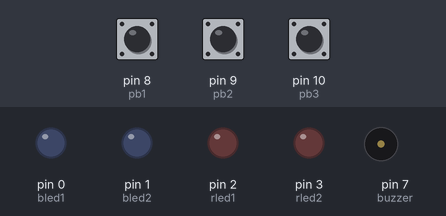
Simulated run of this sketch. Board: Arduino Uno, built with avr-gcc and run on an emulated ATmega328P. On the bench: output pins drawn as LEDs (lit = HIGH), buzzer (waves = sounding). The test bench sets the inputs (shaded band); at power-on: pin 8 (pb1) HIGH, pin 9 (pb2) HIGH, pin 10 (pb3) HIGH.

Above: at 1.2 s.
1.3 s: pin 8 (pb1) pulled LOW for 0.15 s
At 2.1 s:
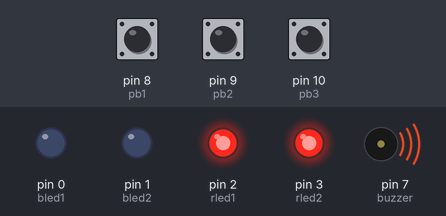
4.4 s: pin 9 (pb2) pulled LOW for 3.2 s
At 5.9 s:
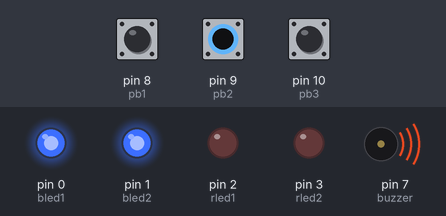
9.1 s: pin 10 (pb3) pulled LOW for 1 s
At 10.1 s:
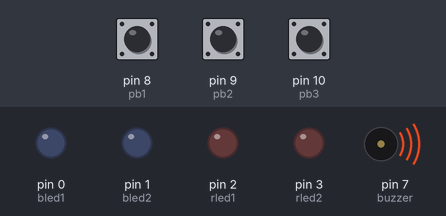
11.6 s: pin 8 (pb1) pulled LOW for 1 s
At 15.5 s:
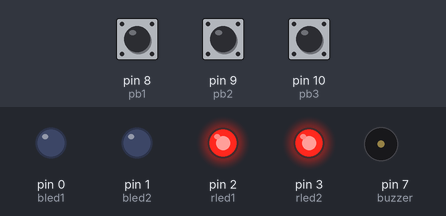
15.6 s: pin 9 (pb2) pulled LOW for 1 s
At 16.1 s:
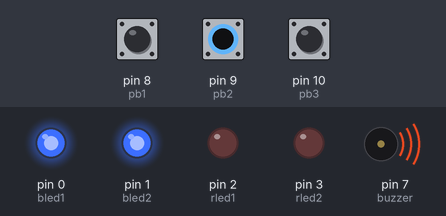
Timing chart, 0 to 19.1 s (numbered marks = the images above; inputs shaded):
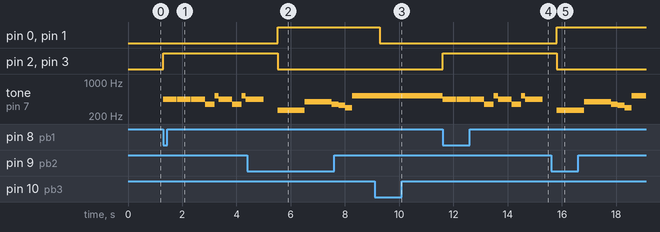

Measured:
- after the input at 1.3 s, pin 2 (rled1), pin 3 (rled2): LOW → HIGH at once; tone on pin 7 (buzzer): plays 440 Hz for 0.50 s, 440 Hz for 0.50 s, 440 Hz for 0.50 s, 349 Hz for 0.35 s, 523 Hz for 0.15 s, 440 Hz for 0.50 s … (9 notes in this stretch), starting at once
- after the input at 4.4 s, pin 0 (bled1), pin 1 (bled2): LOW → HIGH after 1.1 s; pin 2 (rled1), pin 3 (rled2): HIGH → LOW after 1.1 s
- after the input at 9.1 s, pin 0 (bled1), pin 1 (bled2): HIGH → LOW after 0.19 s; tone on pin 7 (buzzer): stops changing and stays 523 Hz
- after the input at 11.6 s, pin 2 (rled1), pin 3 (rled2): LOW → HIGH at once; tone on pin 7 (buzzer): plays 440 Hz for 0.50 s, 440 Hz for 0.50 s, 440 Hz for 0.50 s, 349 Hz for 0.35 s, 523 Hz for 0.15 s, 440 Hz for 0.50 s … (9 notes in this stretch), starting at once
- after the input at 15.6 s, pin 0 (bled1), pin 1 (bled2): LOW → HIGH after 0.22 s; pin 2 (rled1), pin 3 (rled2): HIGH → LOW after 0.22 s

The sketch:

N_11.ino
```cpp
#define C4 262
#define D4 294
#define E4 330
#define F4 349
#define G4 392
#define G4S 415
#define A4 440
#define A4S 466
#define B4 494
#define C5 523
#define C5S 554
#define D5 587
#define D5S 622
#define E5 659
#define F5 698
#define F5S 740
#define G5 784
#define G5S 830
#define A5 880

/*
THE STAR WARS WAR  - G1 MSE611
*/
int pb1 = 8;
int pb2 = 9;
int pb3 = 10;
int buzzer = 7;
int rled1 = 2;
int rled2 = 3;
int bled1 = 0;
int bled2 = 1;
int bFlag = 0;

int jediN[16] = {C4, G4, F4, E4, D4, C5, G4, F4, E4, D4, C5, G4, F4, E4, F4, D4};
int delayJ[16] = { 1000, 1000, 250, 250, 250, 1000, 500, 250, 250, 250, 1000, 500, 250, 250, 250, 2000};

int marchN[42] = {A4, A4, A4, F4, C5, A4, F4, C5, A4, E5, E5, E5, F5, C5, G4S, F4, C5, A4,// 1ST SECTION
A5, A4, A4, A5, G5S, G5, F5S, F5, F5S, A4S, D5S, D5, C5S, C5, B4, C5,// 2ND SECTION

F4, G4S, F4, C5, A4, F4, C5, A4// END
};

int delayM[42] = { 520, 520, 501, 351, 151, 501, 351, 151, 1150, 520, 520, 501, 351, 151, 501, 351, 151, 1150,// 1ST SECTION

501, 321, 251, 501, 326, 176, 126, 126, 576, 251, 501, 326, 176, 126, 126, 601,//2ND SECTION
251, 501, 376, 126, 501, 376, 126, 1251//END
};

int space[42] = { 500, 500, 500, 350, 150, 500, 350, 150, 650, 500, 500, 500, 350, 150, 500, 350, 150, 650,// 1ST SECTION

500, 300, 150, 500, 325, 175, 125, 125, 250, 250, 500, 325, 175, 125, 125, 250,//2ND SECTION
250, 500, 375, 125, 500, 375, 125, 650//END

};


void setup() {
  pinMode(pb1, INPUT_PULLUP);
  pinMode(pb2, INPUT_PULLUP);
  pinMode(pb3, INPUT_PULLUP);
  pinMode(buzzer, OUTPUT);
  pinMode(rled1, OUTPUT);
  pinMode(rled2, OUTPUT);
  pinMode(bled1, OUTPUT);
  pinMode(bled2, OUTPUT);

}

void bCheck()  // Checks if other buttons pressed
  {
   if ( digitalRead(pb1) == LOW)
   {
    bFlag = 1;
    }
    if ( digitalRead(pb2) == LOW)
   {
    bFlag = 2;
    }
    if ( digitalRead(pb3) == LOW)
   {
    bFlag = 3;
   }
  }
void march(){
digitalWrite(rled1, HIGH);
  digitalWrite(rled2, HIGH);
  digitalWrite(bled1, LOW);
  digitalWrite(bled2, LOW);

  for (int i=0; i < 42; i++){
    tone(buzzer,marchN[i],space[i]);
    delay(delayM[i]);
    bCheck();
    if (bFlag==3 || bFlag==2){
      i= 42;
    }
  }
    //noTone(buzzer);
    delay(20);

}

void jedi(){
  digitalWrite(bled1, HIGH);
  digitalWrite(bled2, HIGH);
  digitalWrite(rled1, LOW);
  digitalWrite(rled2, LOW);

  for (int i=0; i<16; i++){
    tone(buzzer,jediN[i]);
    delay(delayJ[i]);
    bCheck();
    if (bFlag==3 || bFlag==1){
      i=16;
    }
  }
    //noTone(buzzer);
    delay(20);


}

void loop() {

  bFlag = 0;
   bCheck();
 if (bFlag == 1)
{
while (bFlag == 1)
{
  march();
  bCheck();
}
}


 if (bFlag == 2)
{
while (bFlag == 2)
{
  jedi();
  bCheck();
}
}


  if (bFlag == 3)
  {
  off();
  }
}


void off() {
  digitalWrite(bled1, LOW);
  digitalWrite(bled2, LOW);
  digitalWrite(rled1, LOW);
  digitalWrite(rled2, LOW);
  digitalWrite(buzzer, LOW);

}
```
